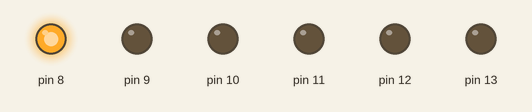
A sketch run on a simulated Arduino Uno, built with avr-gcc and run on an emulated ATmega328P. Shown: output pins drawn as LEDs (lit = HIGH).

Above: at 0.1 s.
At 0.7 s:
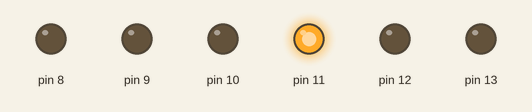
At 1.1 s:
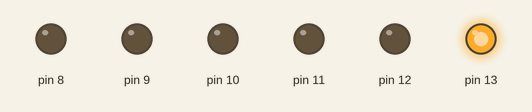
At 1.3 s:
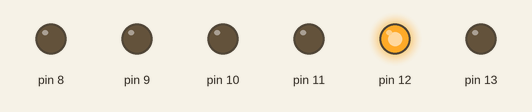
At 2.5 s:
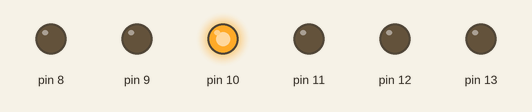
At 4.3 s:
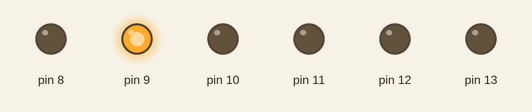
Timing chart, 0 to 4.6 s (numbered marks = the images above):
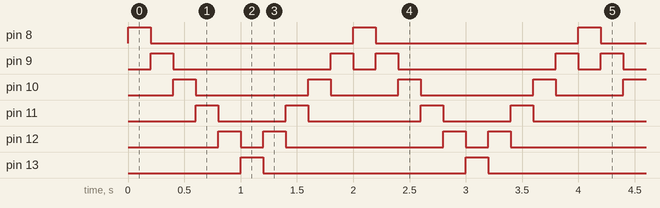

Measured:
- by itself, pin 8, pin 13: alternates HIGH for 0.20 s and LOW for 1.8 s
- by itself, pin 9: repeats every 2.0 s: LOW 1.4 s, HIGH 0.20 s, LOW 0.20 s, HIGH 0.20 s
- by itself, pin 10: repeats every 2.0 s: LOW 1.0 s, HIGH 0.20 s, LOW 0.60 s, HIGH 0.20 s
- by itself, pin 11: repeats every 2.0 s: LOW 0.60 s, HIGH 0.20 s, LOW 1.0 s, HIGH 0.20 s
- by itself, pin 12: repeats every 2.0 s: LOW 0.20 s, HIGH 0.20 s, LOW 1.4 s, HIGH 0.20 s

The sketch:

mic2_week1.ino
```cpp
/*
  MIC2 Week 1. Basics

  Author Janosi Barna-Botond
         2170302
  Date   10/11/2025
*/

//  PORTBx is just x
//  for example PORTB1 is just #define ... 1
#include <avr/io.h>
#include <util/delay.h>

int ledLit = 0;
//modifier can be -1, +1
//  it is to be added to ledLit
int modifier = 1;

int main(void) {
  //register in DDRB that all of these are outputs
  DDRB |= (1 << DDB0);
  DDRB |= (1 << DDB1);
  DDRB |= (1 << DDB2);
  DDRB |= (1 << DDB3);
  DDRB |= (1 << DDB4);
  DDRB |= (1 << DDB5);

  while (1) {
    //  turn on ledLit
    PORTB |= (1 << ledLit);
    _delay_ms(200);

    // turn off ledLit, increment
    PORTB &= ~(1 << ledLit);
    //  check for edge case here
    if(ledLit == PORTB5) {
      modifier = -1;
    }
    if(ledLit == PORTB0) {
      modifier = +1;
    }
    ledLit += modifier;
  }
}
```
